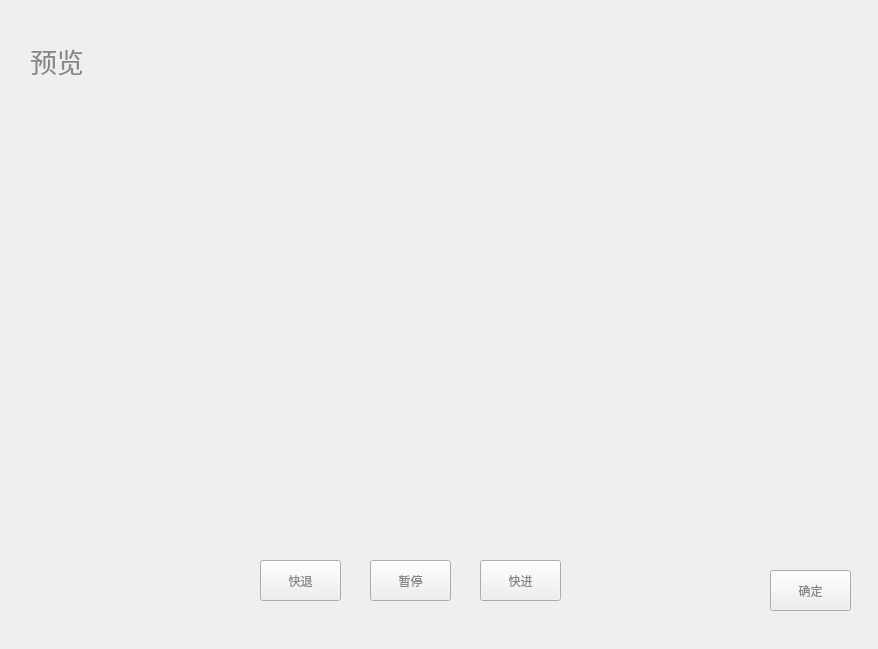
<?xml version="1.0" encoding="UTF-8"?>
<ui version="4.0">
 <class>Form</class>
 <widget class="QWidget" name="Form">
  <property name="geometry">
   <rect>
    <x>0</x>
    <y>0</y>
    <width>878</width>
    <height>649</height>
   </rect>
  </property>
  <property name="windowTitle">
   <string>Form</string>
  </property>
  <widget class="QPushButton" name="pushButton_5">
   <property name="geometry">
    <rect>
     <x>770</x>
     <y>570</y>
     <width>81</width>
     <height>41</height>
    </rect>
   </property>
   <property name="palette">
    <palette>
     <active>
      <colorrole role="WindowText">
       <brush brushstyle="SolidPattern">
        <color alpha="255">
         <red>136</red>
         <green>136</green>
         <blue>136</blue>
        </color>
       </brush>
      </colorrole>
      <colorrole role="ButtonText">
       <brush brushstyle="SolidPattern">
        <color alpha="255">
         <red>136</red>
         <green>136</green>
         <blue>136</blue>
        </color>
       </brush>
      </colorrole>
     </active>
     <inactive>
      <colorrole role="WindowText">
       <brush brushstyle="SolidPattern">
        <color alpha="255">
         <red>136</red>
         <green>136</green>
         <blue>136</blue>
        </color>
       </brush>
      </colorrole>
      <colorrole role="ButtonText">
       <brush brushstyle="SolidPattern">
        <color alpha="255">
         <red>136</red>
         <green>136</green>
         <blue>136</blue>
        </color>
       </brush>
      </colorrole>
     </inactive>
     <disabled>
      <colorrole role="WindowText">
       <brush brushstyle="SolidPattern">
        <color alpha="255">
         <red>120</red>
         <green>120</green>
         <blue>120</blue>
        </color>
       </brush>
      </colorrole>
      <colorrole role="ButtonText">
       <brush brushstyle="SolidPattern">
        <color alpha="255">
         <red>120</red>
         <green>120</green>
         <blue>120</blue>
        </color>
       </brush>
      </colorrole>
     </disabled>
    </palette>
   </property>
   <property name="styleSheet">
    <string notr="true">font: 25 14pt &quot;Raleway ExtraLight&quot;;</string>
   </property>
   <property name="text">
    <string>确定</string>
   </property>
  </widget>
  <widget class="QLabel" name="label">
   <property name="geometry">
    <rect>
     <x>130</x>
     <y>70</y>
     <width>611</width>
     <height>451</height>
    </rect>
   </property>
   <property name="text">
    <string/>
   </property>
  </widget>
  <widget class="QLabel" name="label_2">
   <property name="geometry">
    <rect>
     <x>30</x>
     <y>40</y>
     <width>71</width>
     <height>41</height>
    </rect>
   </property>
   <property name="palette">
    <palette>
     <active>
      <colorrole role="WindowText">
       <brush brushstyle="SolidPattern">
        <color alpha="255">
         <red>136</red>
         <green>136</green>
         <blue>136</blue>
        </color>
       </brush>
      </colorrole>
     </active>
     <inactive>
      <colorrole role="WindowText">
       <brush brushstyle="SolidPattern">
        <color alpha="255">
         <red>136</red>
         <green>136</green>
         <blue>136</blue>
        </color>
       </brush>
      </colorrole>
     </inactive>
     <disabled>
      <colorrole role="WindowText">
       <brush brushstyle="SolidPattern">
        <color alpha="255">
         <red>120</red>
         <green>120</green>
         <blue>120</blue>
        </color>
       </brush>
      </colorrole>
     </disabled>
    </palette>
   </property>
   <property name="font">
    <font>
     <family>Raleway ExtraLight</family>
     <pointsize>20</pointsize>
     <weight>3</weight>
     <italic>false</italic>
     <bold>false</bold>
     <underline>false</underline>
    </font>
   </property>
   <property name="styleSheet">
    <string notr="true">font: 25 20pt &quot;Raleway ExtraLight&quot;;</string>
   </property>
   <property name="text">
    <string>预览</string>
   </property>
   <property name="openExternalLinks">
    <bool>false</bool>
   </property>
  </widget>
  <widget class="QPushButton" name="pushButton_6">
   <property name="geometry">
    <rect>
     <x>260</x>
     <y>560</y>
     <width>81</width>
     <height>41</height>
    </rect>
   </property>
   <property name="palette">
    <palette>
     <active>
      <colorrole role="WindowText">
       <brush brushstyle="SolidPattern">
        <color alpha="255">
         <red>136</red>
         <green>136</green>
         <blue>136</blue>
        </color>
       </brush>
      </colorrole>
      <colorrole role="ButtonText">
       <brush brushstyle="SolidPattern">
        <color alpha="255">
         <red>136</red>
         <green>136</green>
         <blue>136</blue>
        </color>
       </brush>
      </colorrole>
     </active>
     <inactive>
      <colorrole role="WindowText">
       <brush brushstyle="SolidPattern">
        <color alpha="255">
         <red>136</red>
         <green>136</green>
         <blue>136</blue>
        </color>
       </brush>
      </colorrole>
      <colorrole role="ButtonText">
       <brush brushstyle="SolidPattern">
        <color alpha="255">
         <red>136</red>
         <green>136</green>
         <blue>136</blue>
        </color>
       </brush>
      </colorrole>
     </inactive>
     <disabled>
      <colorrole role="WindowText">
       <brush brushstyle="SolidPattern">
        <color alpha="255">
         <red>120</red>
         <green>120</green>
         <blue>120</blue>
        </color>
       </brush>
      </colorrole>
      <colorrole role="ButtonText">
       <brush brushstyle="SolidPattern">
        <color alpha="255">
         <red>120</red>
         <green>120</green>
         <blue>120</blue>
        </color>
       </brush>
      </colorrole>
     </disabled>
    </palette>
   </property>
   <property name="styleSheet">
    <string notr="true">font: 25 14pt &quot;Raleway ExtraLight&quot;;</string>
   </property>
   <property name="text">
    <string>快退</string>
   </property>
  </widget>
  <widget class="QPushButton" name="pushButton_7">
   <property name="geometry">
    <rect>
     <x>370</x>
     <y>560</y>
     <width>81</width>
     <height>41</height>
    </rect>
   </property>
   <property name="palette">
    <palette>
     <active>
      <colorrole role="WindowText">
       <brush brushstyle="SolidPattern">
        <color alpha="255">
         <red>136</red>
         <green>136</green>
         <blue>136</blue>
        </color>
       </brush>
      </colorrole>
      <colorrole role="ButtonText">
       <brush brushstyle="SolidPattern">
        <color alpha="255">
         <red>136</red>
         <green>136</green>
         <blue>136</blue>
        </color>
       </brush>
      </colorrole>
     </active>
     <inactive>
      <colorrole role="WindowText">
       <brush brushstyle="SolidPattern">
        <color alpha="255">
         <red>136</red>
         <green>136</green>
         <blue>136</blue>
        </color>
       </brush>
      </colorrole>
      <colorrole role="ButtonText">
       <brush brushstyle="SolidPattern">
        <color alpha="255">
         <red>136</red>
         <green>136</green>
         <blue>136</blue>
        </color>
       </brush>
      </colorrole>
     </inactive>
     <disabled>
      <colorrole role="WindowText">
       <brush brushstyle="SolidPattern">
        <color alpha="255">
         <red>120</red>
         <green>120</green>
         <blue>120</blue>
        </color>
       </brush>
      </colorrole>
      <colorrole role="ButtonText">
       <brush brushstyle="SolidPattern">
        <color alpha="255">
         <red>120</red>
         <green>120</green>
         <blue>120</blue>
        </color>
       </brush>
      </colorrole>
     </disabled>
    </palette>
   </property>
   <property name="styleSheet">
    <string notr="true">font: 25 14pt &quot;Raleway ExtraLight&quot;;</string>
   </property>
   <property name="text">
    <string>暂停</string>
   </property>
  </widget>
  <widget class="QPushButton" name="pushButton_8">
   <property name="geometry">
    <rect>
     <x>480</x>
     <y>560</y>
     <width>81</width>
     <height>41</height>
    </rect>
   </property>
   <property name="palette">
    <palette>
     <active>
      <colorrole role="WindowText">
       <brush brushstyle="SolidPattern">
        <color alpha="255">
         <red>136</red>
         <green>136</green>
         <blue>136</blue>
        </color>
       </brush>
      </colorrole>
      <colorrole role="ButtonText">
       <brush brushstyle="SolidPattern">
        <color alpha="255">
         <red>136</red>
         <green>136</green>
         <blue>136</blue>
        </color>
       </brush>
      </colorrole>
     </active>
     <inactive>
      <colorrole role="WindowText">
       <brush brushstyle="SolidPattern">
        <color alpha="255">
         <red>136</red>
         <green>136</green>
         <blue>136</blue>
        </color>
       </brush>
      </colorrole>
      <colorrole role="ButtonText">
       <brush brushstyle="SolidPattern">
        <color alpha="255">
         <red>136</red>
         <green>136</green>
         <blue>136</blue>
        </color>
       </brush>
      </colorrole>
     </inactive>
     <disabled>
      <colorrole role="WindowText">
       <brush brushstyle="SolidPattern">
        <color alpha="255">
         <red>120</red>
         <green>120</green>
         <blue>120</blue>
        </color>
       </brush>
      </colorrole>
      <colorrole role="ButtonText">
       <brush brushstyle="SolidPattern">
        <color alpha="255">
         <red>120</red>
         <green>120</green>
         <blue>120</blue>
        </color>
       </brush>
      </colorrole>
     </disabled>
    </palette>
   </property>
   <property name="styleSheet">
    <string notr="true">font: 25 14pt &quot;Raleway ExtraLight&quot;;</string>
   </property>
   <property name="text">
    <string>快进</string>
   </property>
  </widget>
 </widget>
 <resources/>
 <connections/>
</ui>
